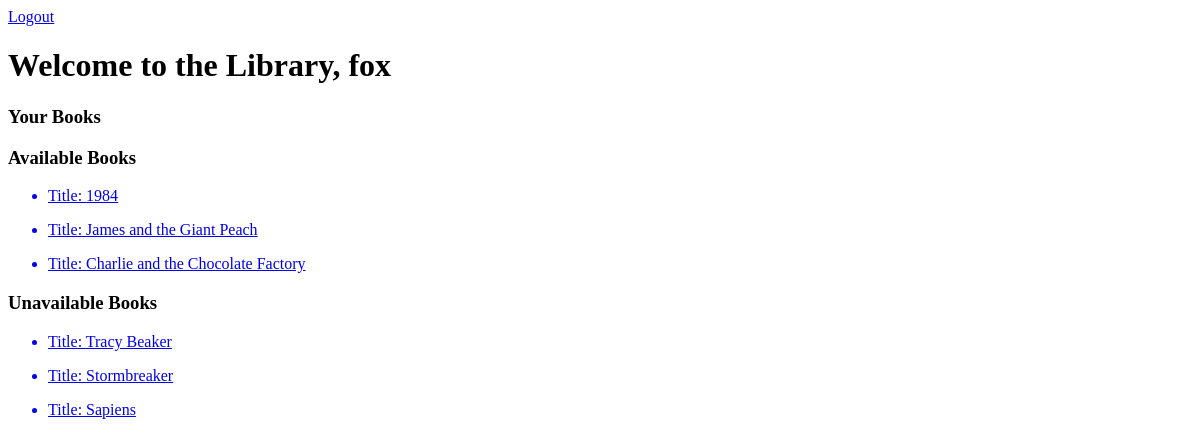
Before: /home/ (signed in) with the older database file.
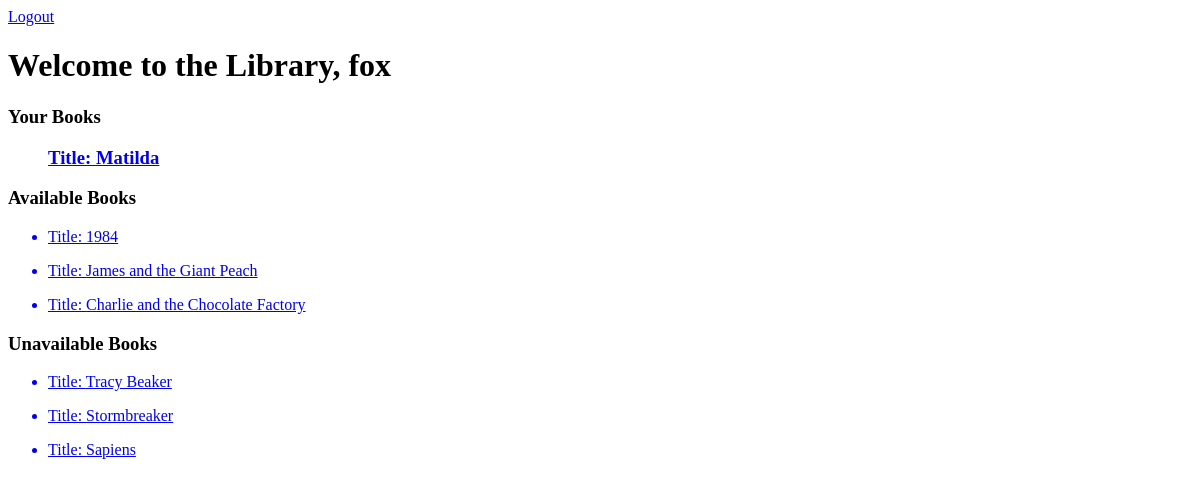
After: the same page with the newer database file.
### library_app/models.py (models this page shows, shortened)
class Book(models.Model):
    title= models.CharField(max_length=40, null=True)
    author= models.ForeignKey(Author, on_delete=models.SET_NULL, null=True)
    borrower= models.ForeignKey(User,on_delete=models.SET_NULL,null=True)

### library_app/views.py (the view)
# urls.py: path('', views.index, name='library_app.index'),
@login_required
def index(req):
    context = {'books': Books.objects.all()}
    return render(req, 'library_app/index.html', context )

### library_app/templates/library_app/index.html (shortened to what this page needs)
<!DOCTYPE html>
<html lang="en">
  <head>
  </head>
  <body>
    <nav>
      <a href="{%url 'logout'%}">Logout</a>
    </nav>
    <h1>Welcome to the Library, {{user.username}}</h1>
    <h3>Your Books</h3>
    {% for book in books %}
    {%if book.borrower == user %}
    <ul>
      <a href="{% url 'library_app.show' id=book.id %}">
        <h3>Title: {{book.title}}</h3>
      </a>
    </ul>
    {%endif%}
    {% endfor %}
    <h3>Available Books</h3>
    {% for book in books %}
    {%if book.borrower is null%}
    <ul>
      <a href="{% url 'library_app.show' id=book.id %}">
        <li>Title: {{book.title}}</li>
      </a>
    </ul>
    {%endif%}
    {% endfor %}
    <h3>Unavailable Books</h3>
    {% for book in books %}
    {%if book.borrower is not null and book.borrower != user %}
    <ul>
      <a href="{% url 'library_app.show' id=book.id %}">
        <li>Title: {{book.title}}</li>
      </a>
    </ul>
    {%endif%}
    {% endfor %}
  </body>
</html>

Changed rows visible on the page:
added Book: title "Matilda", shown under "Your Books"
